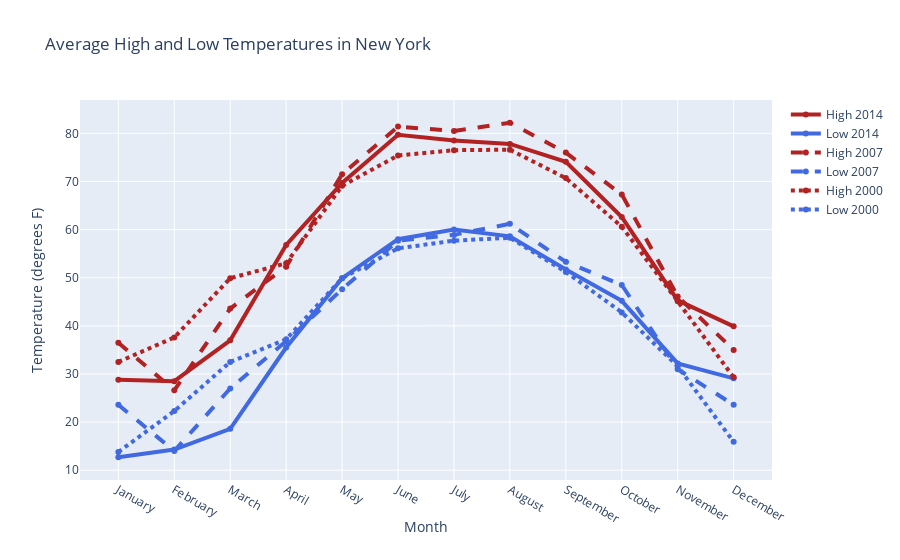

Notebook code for this chart:
### Code cell
import plotly.graph_objects as go

# Add data
month = ['January', 'February', 'March', 'April', 'May', 'June', 'July',
         'August', 'September', 'October', 'November', 'December']
high_2000 = [32.5, 37.6, 49.9, 53.0, 69.1, 75.4, 76.5, 76.6, 70.7, 60.6, 45.1, 29.3]
low_2000 = [13.8, 22.3, 32.5, 37.2, 49.9, 56.1, 57.7, 58.3, 51.2, 42.8, 31.6, 15.9]
high_2007 = [36.5, 26.6, 43.6, 52.3, 71.5, 81.4, 80.5, 82.2, 76.0, 67.3, 46.1, 35.0]
low_2007 = [23.6, 14.0, 27.0, 36.8, 47.6, 57.7, 58.9, 61.2, 53.3, 48.5, 31.0, 23.6]
high_2014 = [28.8, 28.5, 37.0, 56.8, 69.7, 79.7, 78.5, 77.8, 74.1, 62.6, 45.3, 39.9]
low_2014 = [12.7, 14.3, 18.6, 35.5, 49.9, 58.0, 60.0, 58.6, 51.7, 45.2, 32.2, 29.1]

fig = go.Figure()
# Create and style traces
fig.add_trace(go.Scatter(x=month, y=high_2014, name='High 2014',
                         line=dict(color='firebrick', width=4)))
fig.add_trace(go.Scatter(x=month, y=low_2014, name = 'Low 2014',
                         line=dict(color='royalblue', width=4)))
fig.add_trace(go.Scatter(x=month, y=high_2007, name='High 2007',
                         line=dict(color='firebrick', width=4,
                              dash='dash') # dash options include 'dash', 'dot', and 'dashdot'
))
fig.add_trace(go.Scatter(x=month, y=low_2007, name='Low 2007',
                         line = dict(color='royalblue', width=4, dash='dash')))
fig.add_trace(go.Scatter(x=month, y=high_2000, name='High 2000',
                         line = dict(color='firebrick', width=4, dash='dot')))
fig.add_trace(go.Scatter(x=month, y=low_2000, name='Low 2000',
                         line=dict(color='royalblue', width=4, dash='dot')))

# Edit the layout
fig.update_layout(title='Average High and Low Temperatures in New York',
                   xaxis_title='Month',
                   yaxis_title='Temperature (degrees F)')


fig.show()

### Figure 1 — Plotly figure (JSON) as saved in the notebook; plotly's stock layout.template omitted (floating-point values rounded to 4 significant figures)
{"data": [{"line": {"color": "firebrick", "width": 4}, "name": "High 2014", "type": "scatter", "x": ["January", "February", "March", "April", "May", "June", "July", "August", "September", "October", "November", "December"], "y": [28.8, 28.5, 37, 56.8, 69.7, 79.7, 78.5, 77.8, 74.1, 62.6, 45.3, 39.9]}, {"line": {"color": "royalblue", "width": 4}, "name": "Low 2014", "type": "scatter", "x": ["January", "February", "March", "April", "May", "June", "July", "August", "September", "October", "November", "December"], "y": [12.7, 14.3, 18.6, 35.5, 49.9, 58, 60, 58.6, 51.7, 45.2, 32.2, 29.1]}, {"line": {"color": "firebrick", "dash": "dash", "width": 4}, "name": "High 2007", "type": "scatter", "x": ["January", "February", "March", "April", "May", "June", "July", "August", "September", "October", "November", "December"], "y": [36.5, 26.6, 43.6, 52.3, 71.5, 81.4, 80.5, 82.2, 76, 67.3, 46.1, 35]}, {"line": {"color": "royalblue", "dash": "dash", "width": 4}, "name": "Low 2007", "type": "scatter", "x": ["January", "February", "March", "April", "May", "June", "July", "August", "September", "October", "November", "December"], "y": [23.6, 14, 27, 36.8, 47.6, 57.7, 58.9, 61.2, 53.3, 48.5, 31, 23.6]}, {"line": {"color": "firebrick", "dash": "dot", "width": 4}, "name": "High 2000", "type": "scatter", "x": ["January", "February", "March", "April", "May", "June", "July", "August", "September", "October", "November", "December"], "y": [32.5, 37.6, 49.9, 53, 69.1, 75.4, 76.5, 76.6, 70.7, 60.6, 45.1, 29.3]}, {"line": {"color": "royalblue", "dash": "dot", "width": 4}, "name": "Low 2000", "type": "scatter", "x": ["January", "February", "March", "April", "May", "June", "July", "August", "September", "October", "November", "December"], "y": [13.8, 22.3, 32.5, 37.2, 49.9, 56.1, 57.7, 58.3, 51.2, 42.8, 31.6, 15.9]}], "layout": {"title": {"text": "Average High and Low Temperatures in New York"}, "xaxis": {"title": {"text": "Month"}}, "yaxis": {"title": {"text": "Temperature (degrees F)"}}}}
